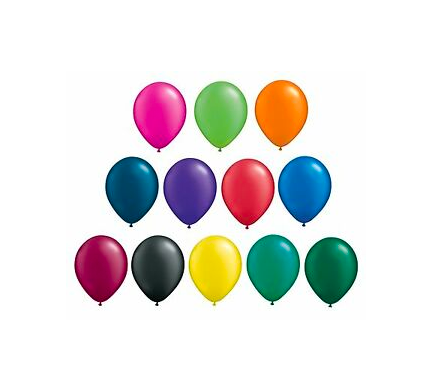
#> input picture sample4.png, 432 x 391 px
$ python 'Đếm số bóng.py'
#> lines starting #> are read from the running program, lines starting #| are printed output that depends on the picture; after the words box and inside, x2 and y2 are one past the last pixel; in counts of white or black regions, pixels touching at a corner belong together
import cv2

image = cv2.imread("sample4.png")
#> image is the input picture: shape (391, 432, 3); mean B, G, R 223.1, 224.7, 226.8
gray = cv2.cvtColor(image, cv2.COLOR_BGR2GRAY)
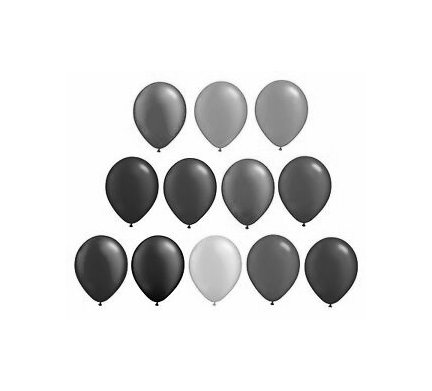
#> gray: shape (391, 432); min 0, max 255, mean 225.1
ret, thresh = cv2.threshold(gray, 230,255,cv2.THRESH_BINARY)
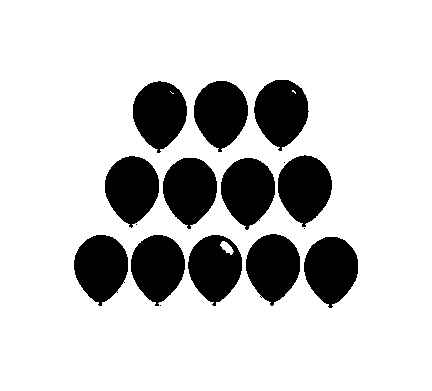
#> thresh: shape (391, 432); 80.5% white; 16 black regions (4 under 20 px)
cv2.imshow("Threshed image", thresh)
contours, _ = cv2.findContours(thresh,cv2.RETR_LIST,cv2.CHAIN_APPROX_SIMPLE)
#> contours = 25 contours, 11 with area under 20; largest, box (x1, y1, x2, y2) and area: (0, 0, 432, 391) 168090, (220, 157, 276, 231) 2861, (245, 233, 301, 307) 2858, (132, 80, 188, 154) 2853, (277, 154, 333, 228) 2852

AREA = image.shape[0]*image.shape[1]/150
#> AREA = 1126.1
dem = 0
for cnt in contours[:-1]:
    if cv2.contourArea(cnt) >= AREA:
        dem+=1
        cv2.drawContours(image, [cnt], -1, (0,255,0), 2, cv2.LINE_AA)
#> this loop made 24 passes
#> cnt on passes 1, 2, 3, 4, 5, 12, 13, 14, 15, 20: [[159, 305], [160, 304], [161, 305], [160, 306]], [[260, 297], [261, 296], [262, 297], [261, 298]], [[259, 296], [260, 295], [261, 296], [260, 297]], [[116, 292], [117, 291], [118, 292], [117, 293]], [[123, 282], [124, 281], [125, 282], [124, 283]], [[303, 228], [304, 227], [305, 228], [304, 229]], [[135, 224], [136, 223], [137, 224], [136, 225]], [[258, 220], [259, 219], [260, 220], [259, 221]], [[283, 162], [284, 161], [285, 162], [284, 163]], [[170, 91], [172, 93], [173, 93], [172, 93]]
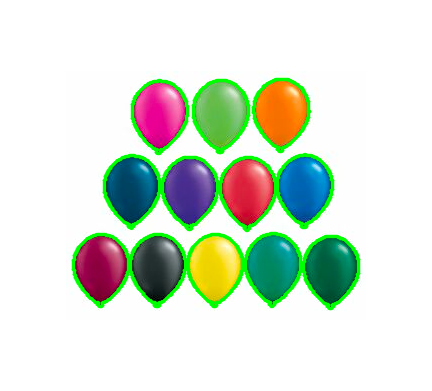
#> image: shape (391, 432, 3); 6.63% of pixels changed, all inside (x1, y1, x2, y2) = (71, 77, 361, 311)
#> after the loop, dem = 12
# cv2.drawContours(image, contours,-1, (0,255,0),2)# vẽ lại ảnh contour vào ảnh gốc
print("Number of Balloons found = " + str(dem))
#| Number of Balloons found = 12
cv2.imshow("Origin image", image)
cv2.waitKey()
cv2.destroyAllWindows()
